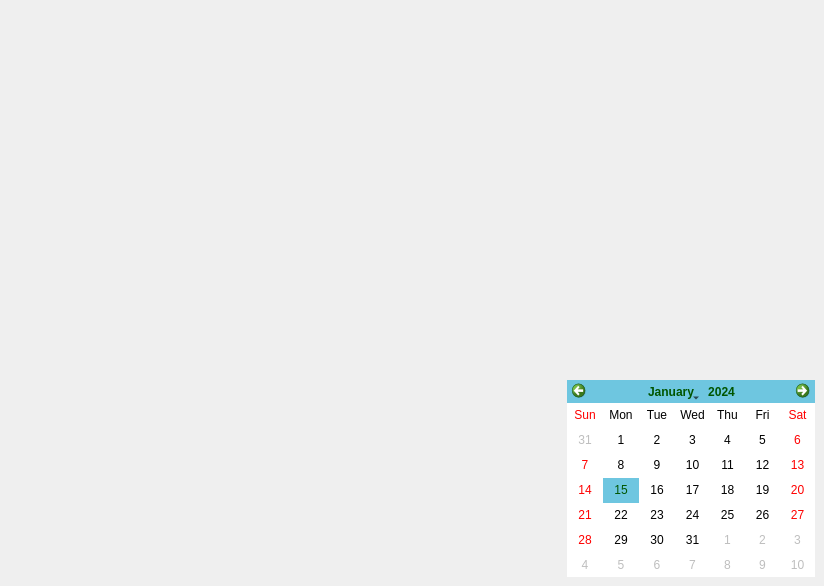
     <widget class="QWidget" name="browser_tab">
      <attribute name="title">
       <string>1</string>
      </attribute>
      <widget class="QCalendarWidget" name="calendarWidget">
       <property name="geometry">
        <rect>
         <x>567</x>
         <y>380</y>
         <width>248</width>
         <height>197</height>
        </rect>
       </property>
       <property name="styleSheet">
        <string notr="true">QCalendarWidget QWidget 
{
font: 9pt &quot;Century Gothic&quot;;
selection-background-color: rgb(110, 198, 224);
	alternate-background-color: rgb(255, 255, 255);
	selection-color: rgb(0, 85, 0);
}</string>
       </property>
       <property name="locale">
        <locale language="English" country="UnitedStates"/>
       </property>
       <property name="gridVisible">
        <bool>false</bool>
       </property>
       <property name="selectionMode">
        <enum>QCalendarWidget::SingleSelection</enum>
       </property>
       <property name="horizontalHeaderFormat">
        <enum>QCalendarWidget::ShortDayNames</enum>
       </property>
       <property name="verticalHeaderFormat">
        <enum>QCalendarWidget::NoVerticalHeader</enum>
       </property>
       <property name="navigationBarVisible">
        <bool>true</bool>
       </property>
       <property name="dateEditEnabled">
        <bool>true</bool>
       </property>
      </widget>
      <widget class="QLabel" name="time">
       <property name="geometry">
        <rect>
         <x>397</x>
         <y>390</y>
         <width>91</width>
         <height>41</height>
        </rect>
       </property>
       <property name="styleSheet">
        <string notr="true">font: 75 20pt &quot;Century Gothic&quot;;
color: rgb(50, 149, 208);</string>
       </property>
       <property name="text">
        <string/>
       </property>
      </widget>
      <widget class="QLabel" name="city_label">
       <property name="geometry">
        <rect>
         <x>247</x>
         <y>280</y>
         <width>101</width>
         <height>31</height>
        </rect>
       </property>
       <property name="styleSheet">
        <string notr="true">font: 75 20pt &quot;Century Gothic&quot;;
color: rgb(190, 190, 190);</string>
       </property>
       <property name="text">
        <string/>
       </property>
      </widget>
      <widget class="QLabel" name="labelImage1">
       <property name="geometry">
        <rect>
         <x>87</x>
         <y>410</y>
         <width>40</width>
         <height>40</height>
        </rect>
       </property>
       <property name="styleSheet">
        <string notr="true"/>
       </property>
       <property name="text">
        <string/>
       </property>
      </widget>
      <widget class="QLabel" name="label_53">
       <property name="geometry">
        <rect>
         <x>537</x>
         <y>40</y>
         <width>271</width>
         <height>191</height>
        </rect>
       </property>
       <property name="styleSheet">
        <string notr="true">border-image: url(:/images/a.png);
border-radius:9px;</string>
       </property>
       <property name="text">
        <string/>
       </property>
      </widget>
      <widget class="QLabel" name="labelTemperature">
       <property name="geometry">
        <rect>
         <x>87</x>
         <y>490</y>
         <width>181</width>
         <height>41</height>
        </rect>
       </property>
       <property name="styleSheet">
        <string notr="true">font: 75 20pt &quot;Century Gothic&quot;;
color: rgb(50, 149, 208);</string>
       </property>
       <property name="text">
        <string/>
       </property>
      </widget>
      <widget class="QLabel" name="name_label">
       <property name="geometry">
        <rect>
         <x>187</x>
         <y>220</y>
         <width>171</width>
         <height>41</height>
        </rect>
       </property>
       <property name="styleSheet">
        <string notr="true">font: 75 20pt &quot;Century Gothic&quot;;
color: rgb(190, 190, 190);</string>
       </property>
       <property name="text">
        <string/>
       </property>
       <property name="alignment">
        <set>Qt::AlignCenter</set>
       </property>
      </widget>
      <widget class="QLabel" name="loc">
       <property name="geometry">
        <rect>
         <x>207</x>
         <y>280</y>
         <width>22</width>
         <height>30</height>
        </rect>
       </property>
       <property name="styleSheet">
        <string notr="true">border-image: url(:/icons/loc.png);</string>
       </property>
       <property name="text">
        <string/>
       </property>
      </widget>
      <widget class="QLabel" name="label_52">
       <property name="geometry">
        <rect>
         <x>37</x>
         <y>30</y>
         <width>468</width>
         <height>315</height>
        </rect>
       </property>
       <property name="styleSheet">
        <string notr="true">border-image: url(:/images/Content.png);
border-radius:9px;</string>
       </property>
       <property name="text">
        <string/>
       </property>
      </widget>
      <widget class="QLabel" name="look_2">
       <property name="geometry">
        <rect>
         <x>199</x>
         <y>67</y>
         <width>144</width>
         <height>144</height>
        </rect>
       </property>
       <property name="styleSheet">
        <string notr="true">border-image: url(:/face/1.png);</string>
       </property>
       <property name="text">
        <string/>
       </property>
      </widget>
      <widget class="QLabel" name="weather">
       <property name="geometry">
        <rect>
         <x>77</x>
         <y>460</y>
         <width>131</width>
         <height>31</height>
        </rect>
       </property>
       <property name="styleSheet">
        <string notr="true">font: 75 12pt &quot;Century Gothic&quot;;
color: rgb(50, 149, 208);</string>
       </property>
       <property name="text">
        <string/>
       </property>
       <property name="alignment">
        <set>Qt::AlignCenter</set>
       </property>
      </widget>
      <widget class="QPushButton" name="findButton">
       <property name="geometry">
        <rect>
         <x>467</x>
         <y>546</y>
         <width>20</width>
         <height>20</height>
        </rect>
       </property>
       <property name="styleSheet">
        <string notr="true">QPushButton 
{ 
background-color: rgba(255, 255, 255, 0);
border-image: url(:/icons/fresh.png);
}
QPushButton:hover 
{ 
	border-image: url(:/icons/Shuffle.png);

}
QPushButton:pressed
{
border-image: url(:/icons/fresh.png);
}</string>
       </property>
       <property name="text">
        <string/>
       </property>
       <property name="flat">
        <bool>true</bool>
       </property>
      </widget>
      <widget class="QLabel" name="label_54">
       <property name="geometry">
        <rect>
         <x>547</x>
         <y>230</y>
         <width>141</width>
         <height>111</height>
        </rect>
       </property>
       <property name="styleSheet">
        <string notr="true">border-image: url(:/images/p1.png);</string>
       </property>
       <property name="text">
        <string/>
       </property>
      </widget>
      <widget class="QLabel" name="labelImage2">
       <property name="geometry">
        <rect>
         <x>157</x>
         <y>410</y>
         <width>40</width>
         <height>40</height>
        </rect>
       </property>
       <property name="styleSheet">
        <string notr="true"/>
       </property>
       <property name="text">
        <string/>
       </property>
      </widget>
      <widget class="QLabel" name="weatherback">
       <property name="geometry">
        <rect>
         <x>47</x>
         <y>385</y>
         <width>451</width>
         <height>191</height>
        </rect>
       </property>
       <property name="styleSheet">
        <string notr="true">border-image: url(:/images/weatherback.png);</string>
       </property>
       <property name="text">
        <string/>
       </property>
      </widget>
      <widget class="QLabel" name="labelWind">
       <property name="geometry">
        <rect>
         <x>47</x>
         <y>535</y>
         <width>451</width>
         <height>41</height>
        </rect>
       </property>
       <property name="styleSheet">
        <string notr="true">font: 75 12pt &quot;Century Gothic&quot;;
color: rgb(50, 127, 202);</string>
       </property>
       <property name="text">
        <string/>
       </property>
       <property name="alignment">
        <set>Qt::AlignCenter</set>
       </property>
      </widget>
      <widget class="QLabel" name="label_65">
       <property name="geometry">
        <rect>
         <x>710</x>
         <y>250</y>
         <width>101</width>
         <height>101</height>
        </rect>
       </property>
       <property name="styleSheet">
        <string notr="true">border-image: url(:/images/China.png);</string>
       </property>
       <property name="text">
        <string/>
       </property>
      </widget>
      <zorder>weatherback</zorder>
      <zorder>labelWind</zorder>
      <zorder>label_52</zorder>
      <zorder>calendarWidget</zorder>
      <zorder>time</zorder>
      <zorder>city_label</zorder>
      <zorder>labelImage1</zorder>
      <zorder>label_53</zorder>
      <zorder>labelTemperature</zorder>
      <zorder>name_label</zorder>
      <zorder>loc</zorder>
      <zorder>look_2</zorder>
      <zorder>weather</zorder>
      <zorder>findButton</zorder>
      <zorder>label_54</zorder>
      <zorder>labelImage2</zorder>
      <zorder>label_65</zorder>
     </widget>
